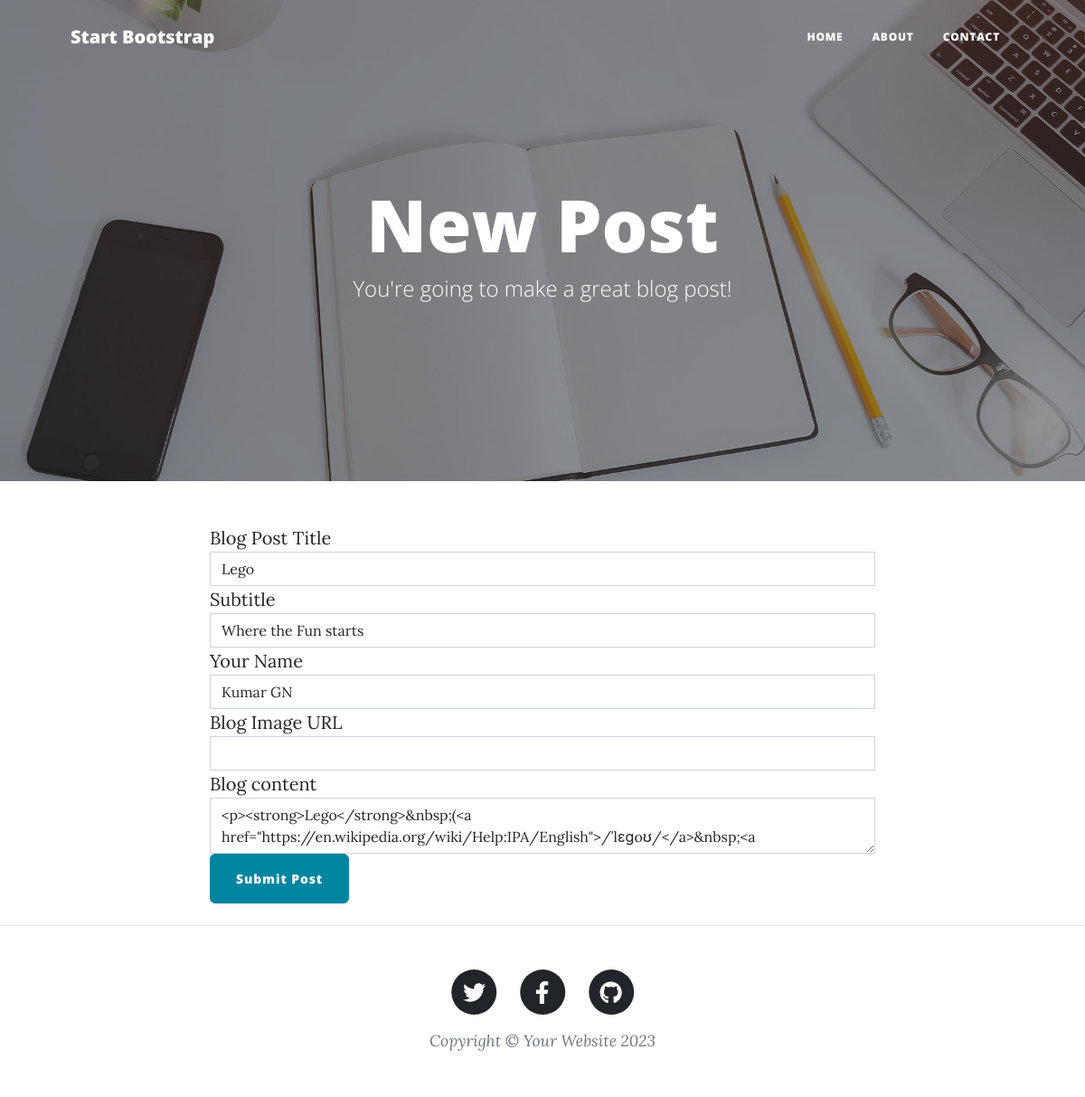
Page /edit_post/4 on the earlier database version.
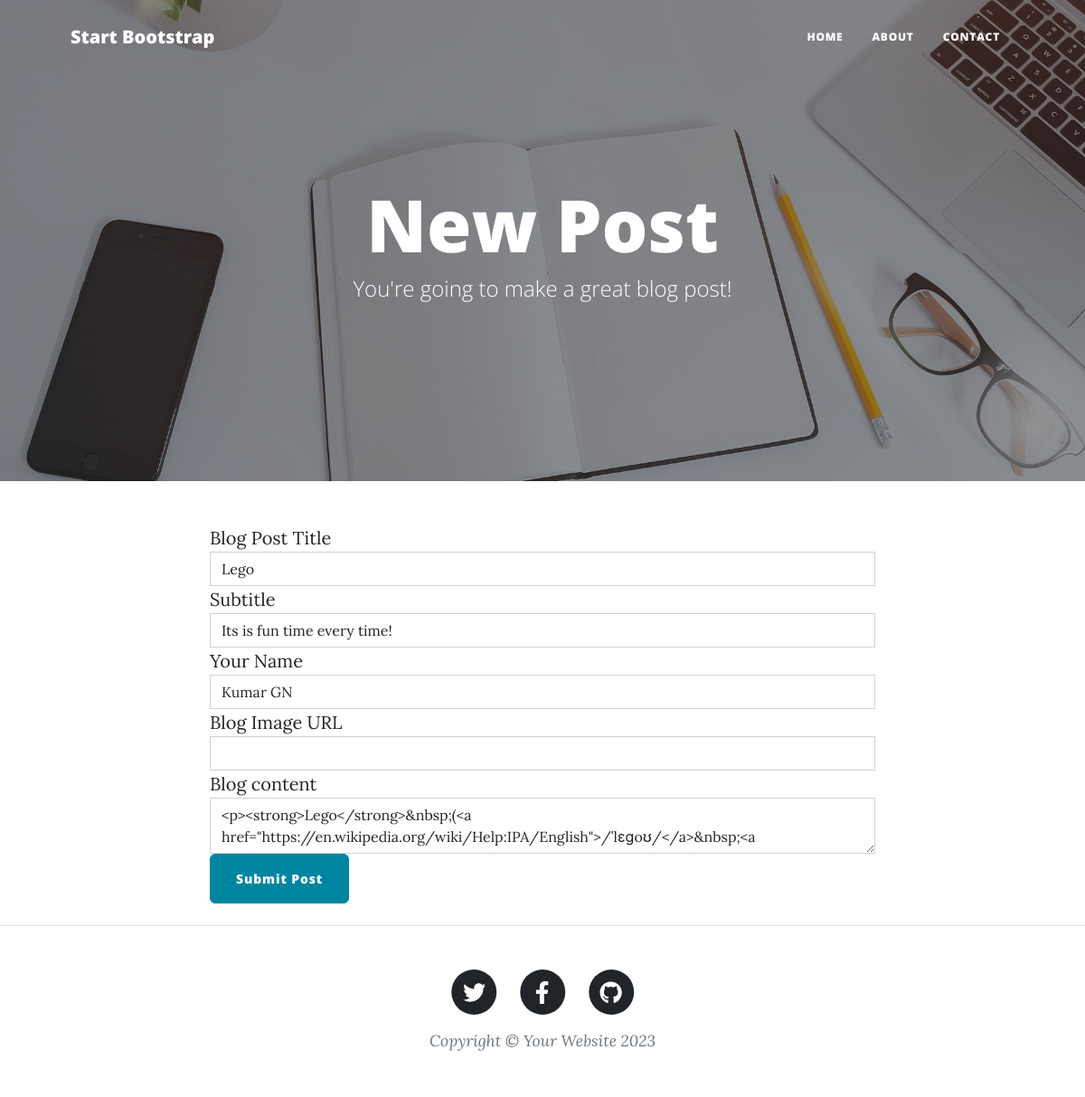
Same page on the later database version.
### main.py (models this page shows, shortened)
class BlogPost(db.Model):
    id: Mapped[int] = mapped_column(Integer, primary_key=True)
    title: Mapped[str] = mapped_column(String(250), unique=True, nullable=False)
    subtitle: Mapped[str] = mapped_column(String(250), nullable=False)
    date: Mapped[str] = mapped_column(String(250), nullable=False)
    body: Mapped[str] = mapped_column(Text, nullable=False)
    author: Mapped[str] = mapped_column(String(250), nullable=False)
    img_url: Mapped[str] = mapped_column(String(250), nullable=False)

### main.py (the view, shortened to what this page needs)
@app.route("/edit_post/<post_id>", methods=["GET","POST"])
def edit_post(post_id):
    form = BlogForm()
    post = db.get_or_404(BlogPost, post_id)
    form.title.data = post.title
    form.subtitle.data = post.subtitle
    form.author.data = post.author
    form.img_url.data = post.img_url
    form.body.data = post.body
    return render_template("make-post.html", form=form)

### main.py
class BlogForm(FlaskForm):
    title = StringField("Blog Post Title")
    subtitle = StringField("Subtitle")
    author = StringField("Your Name")
    img_url = StringField("Blog Image URL")
    body = CKEditorField('Blog content')
    submit = SubmitField('Submit Post')

### templates/make-post.html (shortened to what this page needs)
{% block content %} {% include "header.html" %}
{% from 'bootstrap4/form.html' import render_form %}
<header
  class="masthead"
  style="background-image: url('../static/assets/img/edit-bg.jpg')"
>
  <div class="container position-relative px-4 px-lg-5">
    <div class="row gx-4 gx-lg-5 justify-content-center">
      <div class="col-md-10 col-lg-8 col-xl-7">
        <div class="page-heading">
          <h1>New Post</h1>
          <span class="subheading"
            >You're going to make a great blog post!</span
          >
        </div>
      </div>
    </div>
  </div>
</header>
<main class="mb-4">
  <div class="container">
    <div class="row">
      <div class="col-lg-8 col-md-10 mx-auto">
        {{ render_form(form) }}
      </div>
    </div>
  </div>
</main>
{% include "footer.html" %} {% endblock %}

Differences in the rows shown:
changed BlogPost "Lego": subtitle "Where the Fun starts" → "Its is fun time every time!"
